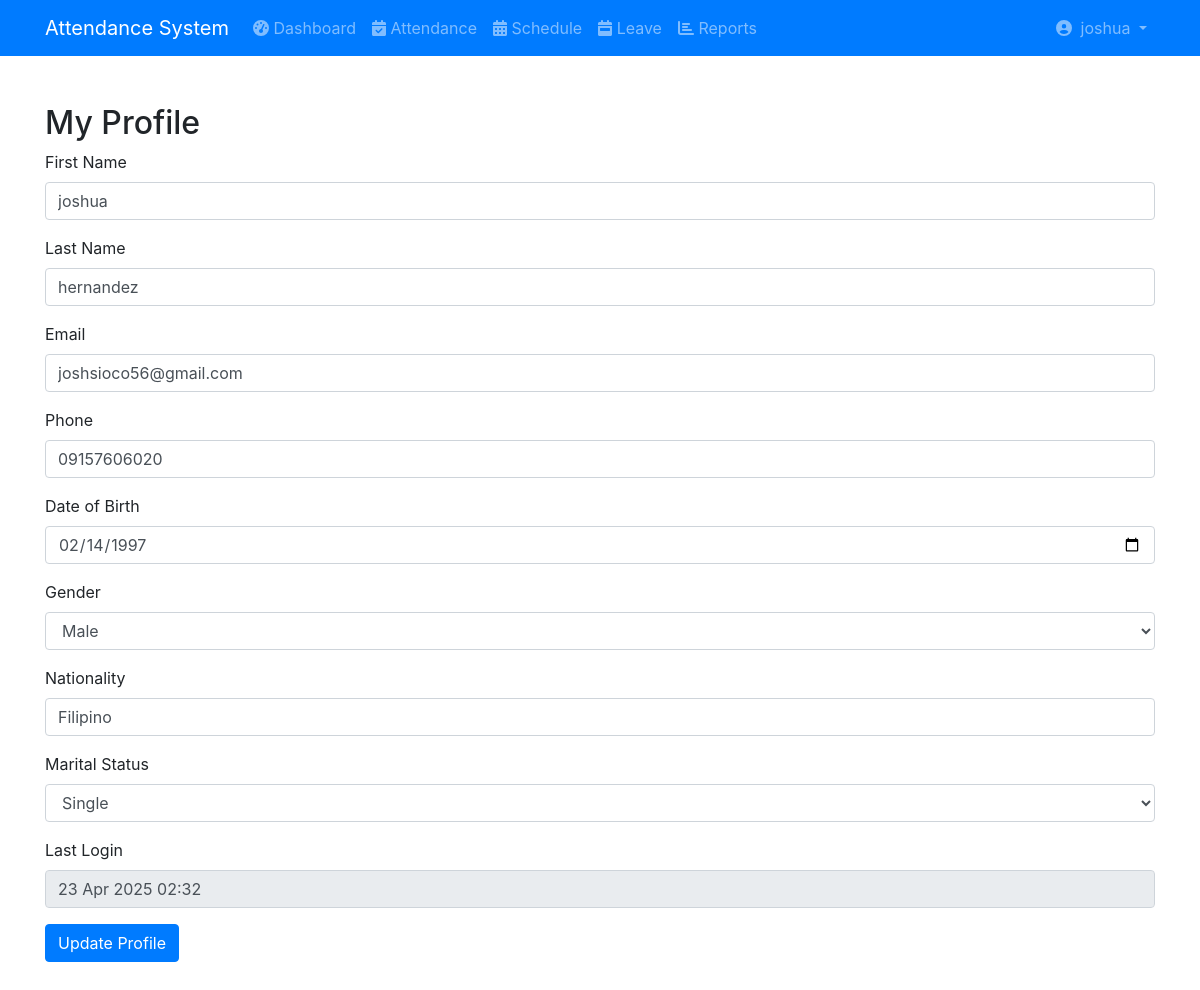
Screenshot of /attendance/profile.php (signed in) with the database file from the repository.
### tables this page shows
CREATE TABLE `employees` (
  `employee_id` varchar(20) NOT NULL,
  `first_name` varchar(50) DEFAULT NULL,
  `last_name` varchar(50) DEFAULT NULL,
  `email` varchar(100) DEFAULT NULL,
  `password` varchar(255) NOT NULL,
  `phone` varchar(20) DEFAULT NULL,
  `date_of_birth` date DEFAULT NULL,
  `gender` varchar(10) DEFAULT NULL,
  `nationality` varchar(50) DEFAULT NULL,
  `marital_status` varchar(20) DEFAULT NULL,
  `hire_date` date DEFAULT NULL,
  `employment_status` varchar(20) DEFAULT NULL,
  `department_id` int(11) DEFAULT NULL,
  `position_id` int(11) DEFAULT NULL,
  `manager_id` varchar(20) DEFAULT NULL,
  `last_login` datetime DEFAULT NULL,
  `created_at` timestamp NOT NULL DEFAULT current_timestamp(),
  `updated_at` timestamp NOT NULL DEFAULT current_timestamp()
);

### attendance/profile.php (the view, shortened to what this page needs)
<?php
require_once 'config/database.php';
$employee_id = $_SESSION['employee_id'];
?>
<!DOCTYPE html>
<html>
<head>
    <link rel="stylesheet" href="https://cdn.jsdelivr.net/npm/fullcalendar@5.10.0/main.min.css">
    <link rel="stylesheet" href="https://stackpath.bootstrapcdn.com/bootstrap/4.5.2/css/bootstrap.min.css">
    <link rel="stylesheet" href="https://cdn.datatables.net/1.10.22/css/dataTables.bootstrap4.min.css">
    <link rel="stylesheet" href="https://cdnjs.cloudflare.com/ajax/libs/font-awesome/5.15.4/css/all.min.css">
</head>
<body>
<?php include 'includes/navbar.php';?>
<div class="container mt-5">
    <h2>My Profile</h2>
    <form method="POST">
        <div class="form-group">
            <label>First Name</label>
            <input type="text" name="first_name" value="<?php echo htmlspecialchars($employee['first_name']); ?>" class="form-control" required>
        </div>
        <div class="form-group">
            <label>Last Name</label>
            <input type="text" name="last_name" value="<?php echo htmlspecialchars($employee['last_name']); ?>" class="form-control" required>
        </div>
        <div class="form-group">
            <label>Email</label>
            <input type="email" name="email" value="<?php echo htmlspecialchars($employee['email']); ?>" class="form-control" required>
        </div>
        <div class="form-group">
            <label>Phone</label>
            <input type="text" name="phone" value="<?php echo htmlspecialchars($employee['phone']); ?>" class="form-control">
        </div>
        <div class="form-group">
            <label>Date of Birth</label>
            <input type="date" name="date_of_birth" value="<?php echo $employee['date_of_birth']; ?>" class="form-control">
        </div>
        <div class="form-group">
            <label>Gender</label>
            <select name="gender" class="form-control">
                <option value="Male" <?php if ($employee['gender'] === 'Male') echo 'selected'; ?>>Male</option>
            </select>
        </div>
        <div class="form-group">
            <label>Nationality</label>
            <input type="text" name="nationality" value="<?php echo htmlspecialchars($employee['nationality']); ?>" class="form-control">
        </div>
        <div class="form-group">
            <label>Marital Status</label>
            <select name="marital_status" class="form-control">
                <option value="Single" <?php if ($employee['marital_status'] === 'Single') echo 'selected'; ?>>Single</option>
            </select>
        </div>
        <div class="form-group">
            <label>Last Login</label>
            <input type="text" value="<?php echo $employee['last_login'] ? date('d M Y H:i', strtotime($employee['last_login'])) : 'Never'; ?>" class="form-control" readonly>
        </div>
        <button type="submit" name="update_profile" class="btn btn-primary">Update Profile</button>
    </form>
</div>
<br/>
<br/>
</body>
</html>

### attendance/includes/navbar.php (shortened to what this page needs)
<?php
$emp_query = "SELECT e.*, d.department_name
              FROM employees e
              LEFT JOIN departments d ON e.department_id = d.department_id
              WHERE e.employee_id = ?";
$emp_stmt = $conn->prepare($emp_query);
$emp_stmt->bind_param("s", $employee_id);
$emp_stmt->execute();
$employee = $emp_stmt->get_result()->fetch_assoc();
?>
<nav class="navbar navbar-expand-lg navbar-dark bg-primary">
    <div class="container">
        <a class="navbar-brand" href="index.php">
            Attendance System
        </a>
        <div class="collapse navbar-collapse" id="navbarNav">
            <ul class="navbar-nav mr-auto">
                <li class="nav-item">
                    <a class="nav-link" href="index.php">
                        <i class="fas fa-tachometer-alt"></i> Dashboard
                    </a>
                </li>
                <li class="nav-item">
                    <a class="nav-link" href="attendance.php">
                        <i class="fas fa-calendar-check"></i> Attendance
                    </a>
                </li>
                <li class="nav-item">
                    <a class="nav-link" href="schedule.php">
                        <i class="fas fa-calendar-alt"></i> Schedule
                    </a>
                </li>
                <li class="nav-item">
                    <a class="nav-link" href="requests.php">
                        <i class="fas fa-calendar-week"></i> Leave
                    </a>
                </li>
                <li class="nav-item">
                    <a class="nav-link" href="reports.php">
                        <i class="fas fa-chart-bar"></i> Reports
                    </a>
                </li>
            </ul>
            <ul class="navbar-nav">
                <li class="nav-item dropdown">
                    <a class="nav-link dropdown-toggle" href="#" data-toggle="dropdown">
                        <i class="fas fa-user-circle"></i>&nbsp;
                        <?php echo $employee['first_name']; ?>
                    </a>
                </li>
            </ul>
        </div>
    </div>
</nav>

### rows the page displays
employees: first_name "joshua", last_name "hernandez", email "joshsioco56@gmail.com", phone "09157606020", date_of_birth "02/14/1997", gender "Male", nationality "Filipino", marital_status "Single", last_login "23 Apr 2025 02:32"
